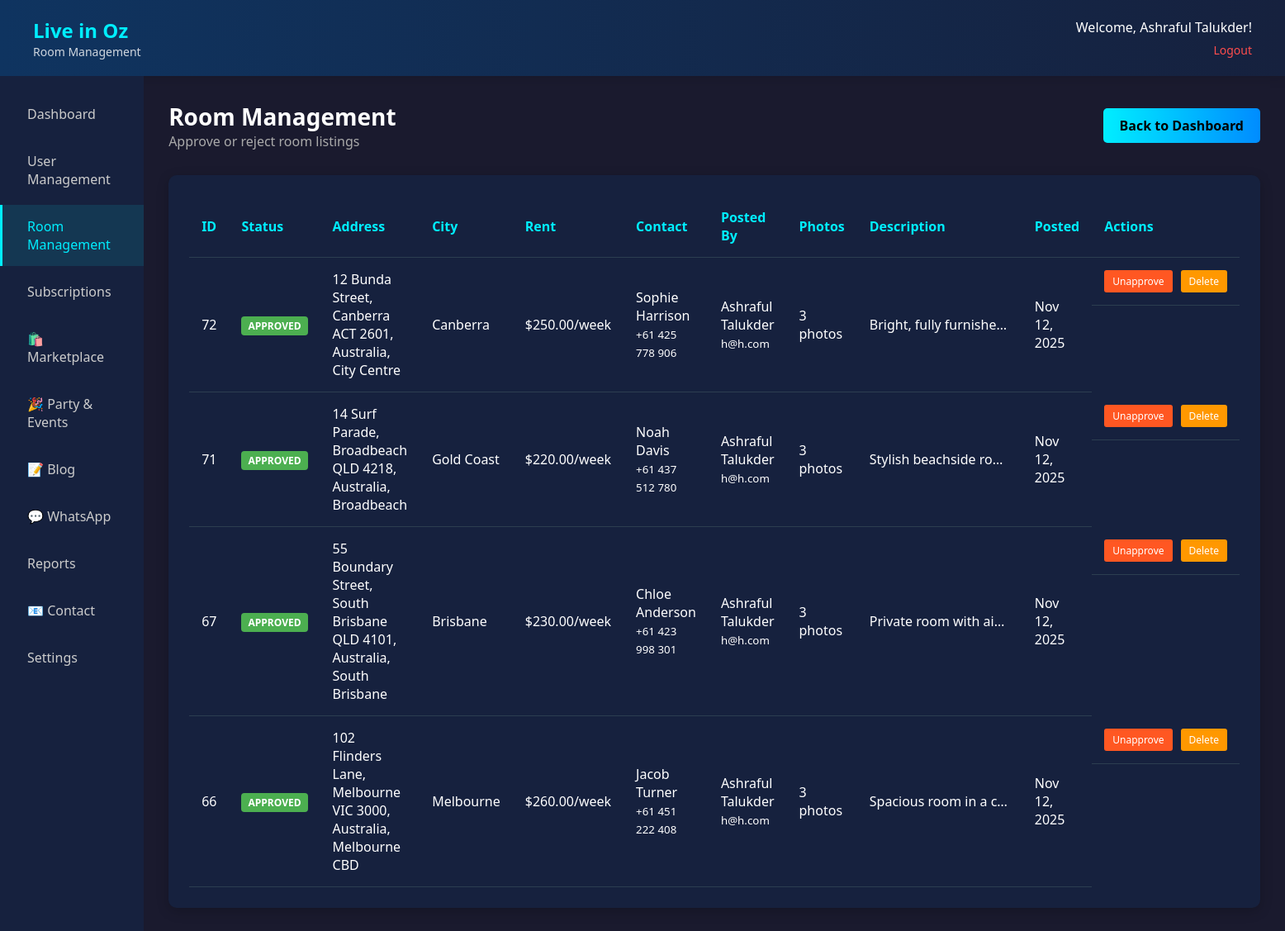
Screenshot of /admin/rooms.php (signed in) with the database file from the repository.
### tables this page shows
CREATE TABLE `rooms` (
  `id` int(11) NOT NULL,
  `user_id` int(11) DEFAULT NULL,
  `address` varchar(255) NOT NULL,
  `suburb` varchar(100) NOT NULL,
  `city` varchar(100) NOT NULL,
  `rent` decimal(10,2) NOT NULL,
  `bond` decimal(10,2) NOT NULL,
  `contact_name` varchar(100) NOT NULL,
  `contact_number` varchar(50) NOT NULL,
  `description` text NOT NULL,
  `photo1` varchar(255) DEFAULT NULL,
  `photo2` varchar(255) DEFAULT NULL,
  `photo3` varchar(255) DEFAULT NULL,
  `photo4` varchar(255) DEFAULT NULL,
  `photo5` varchar(255) DEFAULT NULL,
  `created_at` timestamp NOT NULL DEFAULT current_timestamp(),
  `is_approved` tinyint(1) DEFAULT 0,
  `expires_at` timestamp NULL DEFAULT NULL,
  `is_boosted` tinyint(1) DEFAULT 0,
  `boost_expires_at` timestamp NULL DEFAULT NULL,
  `boost_cost` decimal(10,2) DEFAULT NULL,
  PRIMARY KEY (`id`)
);

CREATE TABLE `users` (
  `id` int(11) NOT NULL,
  `first_name` varchar(50) NOT NULL,
  `last_name` varchar(50) NOT NULL,
  `profile_picture` varchar(255) DEFAULT NULL,
  `email` varchar(100) NOT NULL,
  `password` varchar(255) NOT NULL,
  `created_at` timestamp NOT NULL DEFAULT current_timestamp(),
  `updated_at` timestamp NOT NULL DEFAULT current_timestamp() ON UPDATE current_timestamp(),
  `is_active` tinyint(1) DEFAULT 1,
  `role` enum('user','admin') DEFAULT 'user',
  `is_verified` tinyint(1) DEFAULT 0,
  `user_type` enum('chat_only','full_access') DEFAULT 'full_access',
  `room_posts_count` int(11) DEFAULT 0,
  `available_posts` int(11) NOT NULL DEFAULT 3,
  `plan_type` enum('free','basic','premium') DEFAULT 'free',
  `plan_expires_at` timestamp NULL DEFAULT NULL,
  `active_listings_limit` int(11) DEFAULT 1,
  `boost_credits` int(11) DEFAULT 1,
  PRIMARY KEY (`id`)
);

### admin/rooms.php (the view, shortened to what this page needs)
<?php
require_once 'admin_auth.php';
$pdo = getDBConnection();
try {
    $columnExists = false;
    try {
        $stmt = $pdo->query("SELECT is_approved FROM rooms LIMIT 1");
        $columnExists = true;
    } catch (Exception $e) {
        $columnExists = false;
    }
    if ($columnExists) {
        $stmt = $pdo->query("
            SELECT r.*, u.first_name, u.last_name, u.email, COALESCE(r.is_approved, 1) as is_approved
            FROM rooms r
            LEFT JOIN users u ON r.user_id = u.id
            ORDER BY COALESCE(r.is_approved, 1) ASC, r.created_at DESC
        ");
    }
    $rooms = $stmt->fetchAll(PDO::FETCH_ASSOC);
} catch (Exception $e) {
    $message = 'Error loading rooms: ' . $e->getMessage();
    $messageType = 'error';
    $rooms = [];
}
?>
<!DOCTYPE html>
<html lang="en">
<head>
</head>
<body>
    <div class="header">
        <div class="logo">
            <h1>Live in Oz</h1>
            <p>Room Management</p>
        </div>
        <div class="user-info">
            <p>Welcome, <?php echo htmlspecialchars($_SESSION['first_name'] . ' ' . $_SESSION['last_name']); ?>!</p>
            <a href="logout.php">Logout</a>
        </div>
    </div>
    <div class="container">
        <div class="sidebar">
            <ul>
                <li><a href="dashboard.php">Dashboard</a></li>
                <li><a href="users.php">User Management</a></li>
                <li><a href="rooms.php" class="active">Room Management</a></li>
                 <li><a href="subscriptions.php">Subscriptions</a></li>
                <li><a href="marketplace_review.php">🛍️ Marketplace</a></li>
                <li><a href="events_review.php">🎉 Party & Events</a></li>
                <li><a href="blog.php">📝 Blog</a></li>
                <li><a href="whatsapp.php">💬 WhatsApp</a></li>
                <li><a href="reports.php">Reports</a></li>
                <li><a href="contact.php">📧 Contact</a></li>
                <li><a href="#">Settings</a></li>
            </ul>
        </div>
        <div class="main-content">
            <div class="page-title">
                <div>
                    <h2>Room Management</h2>
                    <p>Approve or reject room listings</p>
                </div>
                <a href="dashboard.php" class="btn">Back to Dashboard</a>
            </div>
            <div class="rooms-table">
                <?php if (count($rooms) > 0): ?>
                    <table>
                        <thead>
                            <tr>
                                <th>ID</th>
                                <th>Status</th>
                                <th>Address</th>
                                <th>City</th>
                                <th>Rent</th>
                                <th>Contact</th>
                                <th>Posted By</th>
                                <th>Photos</th>
                                <th>Description</th>
                                <th>Posted</th>
                                <th>Actions</th>
                            </tr>
                        </thead>
                        <tbody>
                            <?php foreach ($rooms as $room): ?>
                                <tr>
                                    <td><?php echo htmlspecialchars($room['id']); ?></td>
                                    <td>
                                        <?php if ($room['is_approved']): ?>
                                            <span class="approved-badge">APPROVED</span>
                                        <?php else: ?>
                                            <span class="pending-badge">PENDING</span>
                                        <?php endif; ?>
                                    </td>
                                    <td><?php echo htmlspecialchars($room['address']); ?>, <?php echo htmlspecialchars($room['suburb']); ?></td>
                                    <td><?php echo htmlspecialchars($room['city']); ?></td>
                                    <td>$<?php echo htmlspecialchars($room['rent']); ?>/week</td>
                                    <td><?php echo htmlspecialchars($room['contact_name']); ?><br><small><?php echo htmlspecialchars($room['contact_number']); ?></small></td>
                                    <td>
                                        <?php echo htmlspecialchars($room['first_name'] . ' ' . $room['last_name']); ?>
                                        <br><small><?php echo htmlspecialchars($room['email']); ?></small>
                                    </td>
                                    <td>
                                        <?php
                                        $photoCount = 0;
                                        if ($room['photo1']) $photoCount++;
                                        if ($room['photo2']) $photoCount++;
                                        if ($room['photo3']) $photoCount++;
                                        echo $photoCount . ' photos';
                                        ?>
                                    </td>
                                    <td class="room-details" title="<?php echo htmlspecialchars($room['description']); ?>">
                                        <?php echo htmlspecialchars(substr($room['description'], 0, 50)); ?><?php echo strlen($room['description']) > 50 ? '...' : ''; ?>
                                    </td>
                                    <td><?php echo date('M j, Y', strtotime($room['created_at'])); ?></td>
                                    <td class="actions">
                                        <?php if (!$room['is_approved']): ?>
                                            <form method="POST" style="display: inline;">
                                                <input type="hidden" name="room_id" value="<?php echo $room['id']; ?>">
                                                <input type="hidden" name="action" value="approve">
                                                <button type="submit" class="action-btn approve-btn">Approve</button>
                                            </form>
                                            <form method="POST" style="display: inline;">
                                                <input type="hidden" name="room_id" value="<?php echo $room['id']; ?>">
                                                <input type="hidden" name="action" value="reject">
                                                <button type="submit" class="action-btn reject-btn"
                                                        onclick="return confirm('Are you sure you want to reject this room listing?')">Reject</button>
                                            </form>
                                        <?php else: ?>
                                            <form method="POST" style="display: inline;">
                                                <button type="submit" class="action-btn" style="background: #ff5722; color: white;"
                                                        onclick="return confirm('Are you sure you want to unapprove this room listing? It will be hidden from public view.')">Unapprove</button>
                                            </form>
                                            <form method="POST" style="display: inline;">
                                                <button type="submit" class="action-btn delete-btn"
                                                        onclick="return confirm('Are you sure you want to DELETE this approved room listing?')">Delete</button>
                                            </form>
                                        <?php endif; ?>
                                    </td>
                                </tr>
                            <?php endforeach; ?>
                        </tbody>
                    </table>
                <?php else: ?>
                    <p>No rooms found.</p>
                <?php endif; ?>
            </div>
        </div>
    </div>
</body>
</html>

### admin/rooms.php (style rules this page uses)
* { margin: 0; padding: 0; box-sizing: border-box; font-family: 'Segoe UI', Tahoma, Geneva, Verdana, sans-serif; }
body { background: #1a1a2e; color: #fff; min-height: 100vh; }
.header { background: linear-gradient(90deg, #0f3460, #16213e); padding: 20px 40px; display: flex; justify-content: space-between; align-items: center; box-shadow: 0 4px 12px rgba(0, 0, 0, 0.1); }
.logo h1 { font-size: 24px; color: #00eeff; }
.logo p { font-size: 14px; opacity: 0.8; }
.user-info { text-align: right; }
.user-info p { margin-bottom: 5px; }
.user-info a { color: #ff4d4d; text-decoration: none; font-size: 14px; }
.container { display: flex; min-height: calc(100vh - 80px); }
.sidebar { width: 250px; background: #16213e; padding: 20px 0; }
.sidebar ul { list-style: none; }
.sidebar ul li { margin-bottom: 5px; }
.sidebar ul li a { display: block; padding: 15px 30px; color: #ccc; text-decoration: none; transition: all 0.3s ease; border-left: 3px solid transparent; }
.sidebar ul li a:hover, .sidebar ul li a.active { background: rgba(0, 238, 255, 0.1); color: #00eeff; border-left: 3px solid #00eeff; }
.main-content { flex: 1; padding: 30px; }
.page-title { margin-bottom: 30px; display: flex; justify-content: space-between; align-items: center; }
.page-title h2 { font-size: 28px; }
.page-title p { color: #aaa; }
.btn { padding: 10px 20px; background: linear-gradient(90deg, #00eeff, #008cff); color: #000; border: none; border-radius: 5px; cursor: pointer; font-weight: 600; text-decoration: none; display: inline-block; }
.rooms-table { background: #16213e; border-radius: 10px; padding: 25px; box-shadow: 0 4px 15px rgba(0, 0, 0, 0.2); overflow-x: auto; }
table { width: 100%; border-collapse: collapse; }
th, td { padding: 15px; text-align: left; border-bottom: 1px solid #2c3e50; }
th { color: #00eeff; font-weight: 600; }
.approved-badge { background: #4caf50; color: #fff; padding: 3px 8px; border-radius: 4px; font-size: 12px; font-weight: 600; }
.actions { display: flex; gap: 10px; }
.action-btn { padding: 5px 10px; border: none; border-radius: 3px; cursor: pointer; font-size: 12px; text-decoration: none; }
.delete-btn { background: #ff9800; color: white; }
.room-details { max-width: 200px; overflow: hidden; text-overflow: ellipsis; white-space: nowrap; }

### rows the page displays
rooms: id "72", address "12 Bunda Street, Canberra ACT 2601, Australia", suburb "City Centre", city "Canberra", rent "250.00", contact_name "Sophie Harrison", contact_number "+61 425 778 906", user.last_name "Ashraful Talukder", user.email "h@h.com", photoCount "3", description "Bright, fully furnishe…", created_at "Nov 12, 2025"
rooms: id "71", address "14 Surf Parade, Broadbeach QLD 4218, Australia", suburb "Broadbeach", city "Gold Coast", rent "220.00", contact_name "Noah Davis", contact_number "+61 437 512 780", user.last_name "Ashraful Talukder", user.email "h@h.com", photoCount "3", description "Stylish beachside ro…", created_at "Nov 12, 2025"
rooms: id "67", address "55 Boundary Street, South Brisbane QLD 4101, Australia", suburb "South Brisbane", city "Brisbane", rent "230.00", contact_name "Chloe Anderson", contact_number "+61 423 998 301", user.last_name "Ashraful Talukder", user.email "h@h.com", photoCount "3", description "Private room with ai…", created_at "Nov 12, 2025"
rooms: id "66", address "102 Flinders Lane, Melbourne VIC 3000, Australia", suburb "Melbourne CBD", city "Melbourne", rent "260.00", contact_name "Jacob Turner", contact_number "+61 451 222 408", user.last_name "Ashraful Talukder", user.email "h@h.com", photoCount "3", description "Spacious room in a c…", created_at "Nov 12, 2025"

### other values shown
$_SESSION['first_name'] . ' ' . $_SESSION['last_name'] "Ashraful Talukder"
